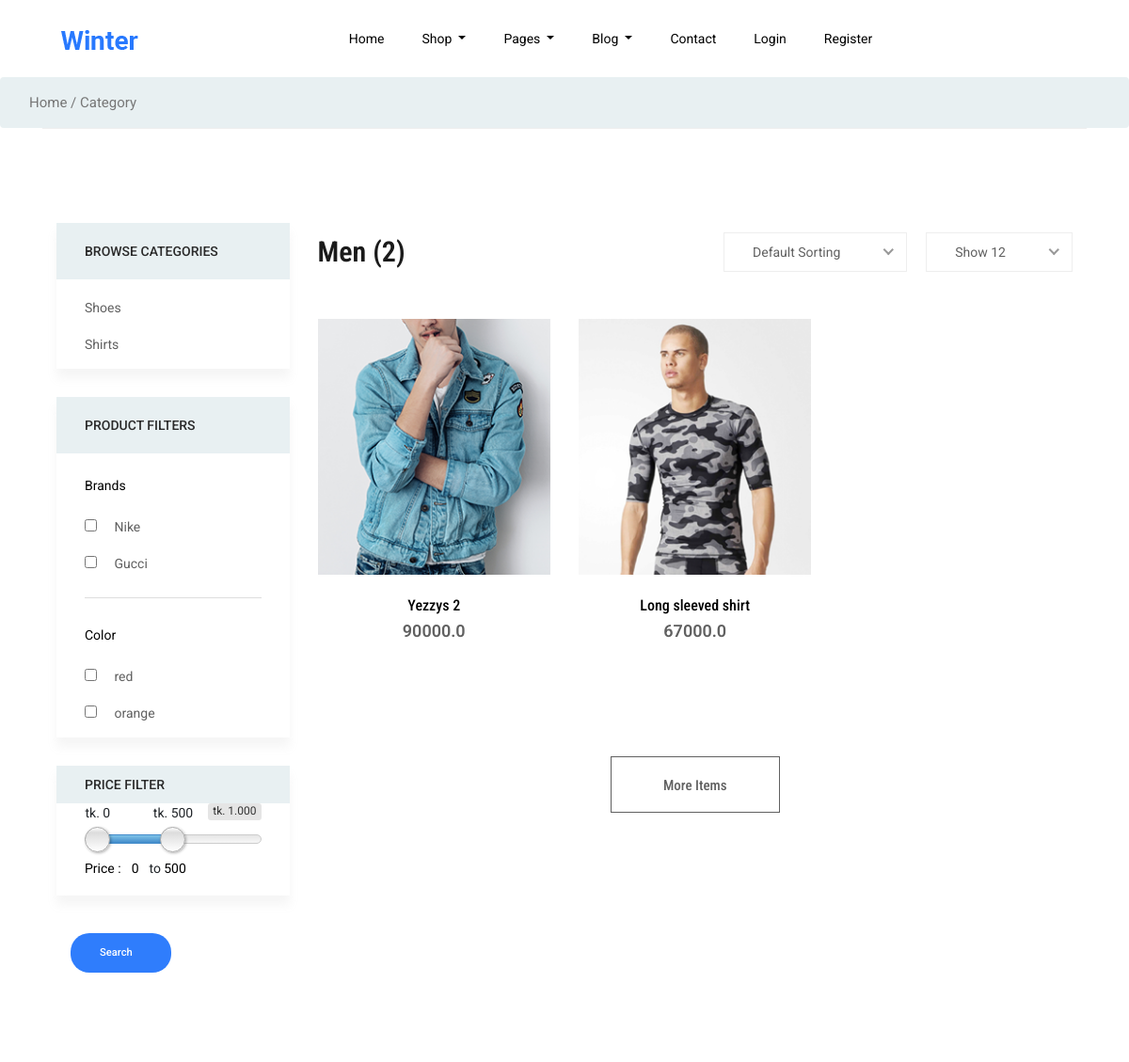
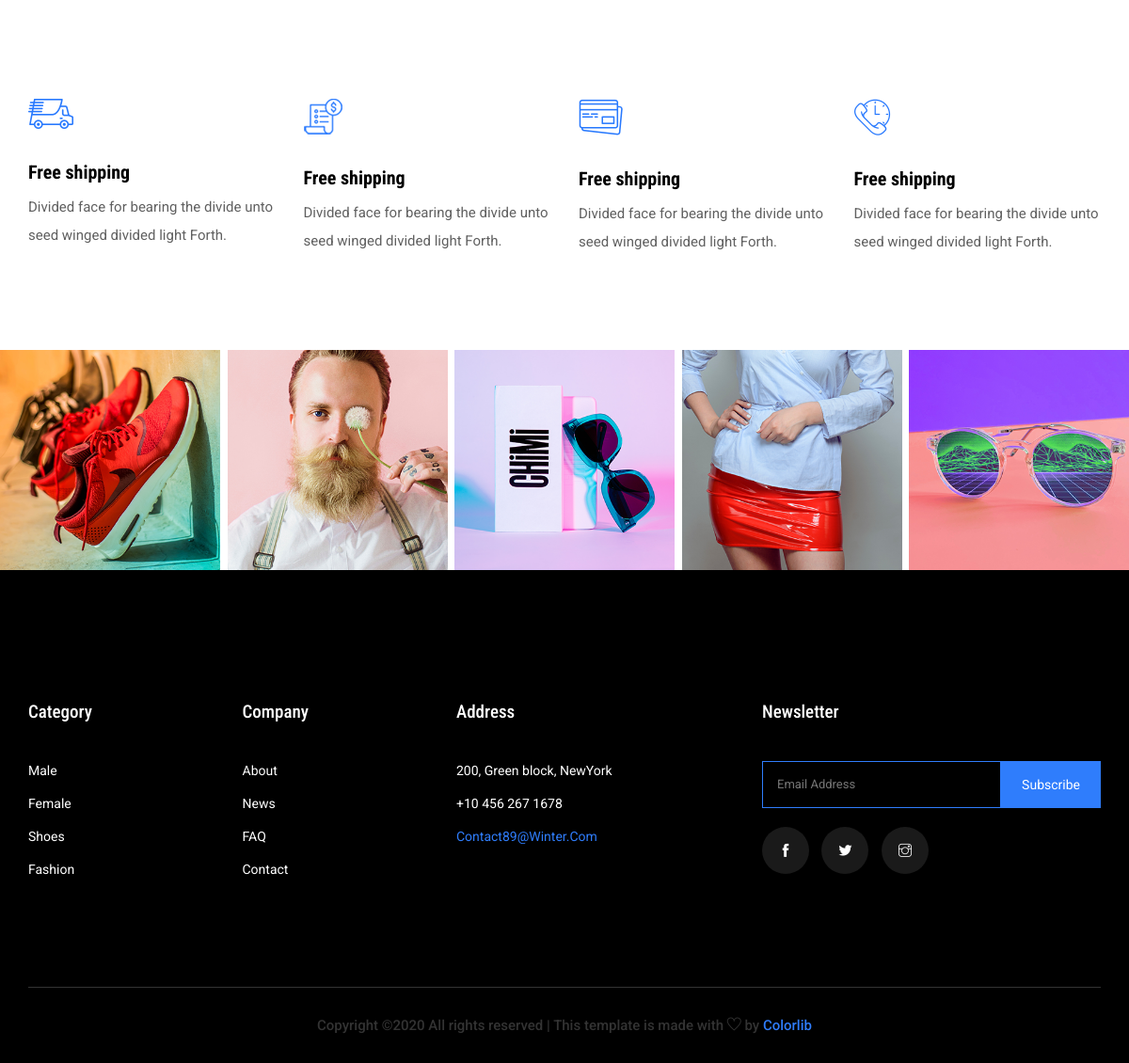
Screenshot of /shop-male/ with the database file from the repository (2 pictures, top to bottom).
### shop/models.py (models this page shows, shortened)
class Item(models.Model):
    brand = models.CharField(max_length=100)
    name = models.CharField(max_length=100)
    price = models.FloatField()
    quantity = models.IntegerField()
    color = models.CharField(max_length=100)
    date_posted = models.DateTimeField(default=timezone.now)
    description = models.TextField(default="Description of the item")
    discount_price = models.FloatField(blank = 'True', null = 'True')
    Gender = (
        ('M', 'Male'),
        ('F', 'Female'),
        ('MF', 'Male and Female')
)
    gender = models.CharField(default='M',max_length=2, choices = Gender)
    Stuff = (
        ('S','Shoes'),
        ('H','Shirts'),
        ('I','Shorts'),
        ('T','Trousers'),
        ('P','Pyjamas')
    )
    category = models.CharField(default='Pick a category',max_length=20, choices = Stuff)
    image1 = models.ImageField(default='default.jpeg', upload_to='product_pics')
    image2 = models.ImageField(default='default.jpeg', upload_to='product_pics')
    image3 = models.ImageField(default='default.jpeg', upload_to='product_pics')
    image4 = models.ImageField(default='default.jpeg', upload_to='product_pics')
    slug = models.SlugField()
    def get_add_to_cart(self):
        return reverse("add-to-cart", kwargs={
           'slug':self.slug
        })

### shop/views.py (the view)
# urls.py: path('shop-male/', shop_views.men, name='shop-male'),
def men(request):
    qs = Item.objects.filter(gender = 'M')
    context = {
        'items' : Item.objects.filter(gender = 'M'),
        'name' : 'Men'
    }
    return render(request, 'shop/category.html', context)

### shop/templatetags/category_template_tags.py (called while the page is built)
@register.filter
def gender_male_count(user):
    qs = Item.objects.filter(gender='M')
    return qs.count()

### shop/templates/shop/category.html (shortened to what this page needs)
{% extends "shop/base.html" %}
{% load static %}
{% load category_template_tags %}
{% block content %}
<body class="bg-white">
    <section class="breadcrumb breadcrumb_bg">
        <div class="container">
            <div class="row justify-content-center">
                <div class="col-lg-12">
                    <div class="breadcrumb_iner">
                        <div class="breadcrumb_iner_item">
                            <p>Home / Category</p>
                        </div>
                    </div>
                </div>
            </div>
        </div>
    </section>
    <section class="cat_product_area section_padding border_top">
        <div class="container">
            <div class="row">
                <div class="col-lg-3">
                    <form method="post" action="">
                    <div class="left_sidebar_area">
                        {% if name != "Shoes" %}
                        <aside class="left_widgets p_filter_widgets sidebar_box_shadow">
                            <div class="l_w_title">
                                <h3>Browse Categories</h3>
                            </div>
                            <div class="widgets_inner">
                                <ul class="list">
                                    {% for item in items %}
                                    <li>
                                        <a href="#">{{ item.get_category_display }}</a>
                                    </li>
                                    {% endfor %}
                                </ul>
                            </div>
                        </aside>
                        {% endif %}
                        <aside class="left_widgets p_filter_widgets sidebar_box_shadow">
                            <div class="l_w_title">
                                <h3>Product filters</h3>
                            </div>
                            <div class="widgets_inner">
                                <ul class="list">
                                    <p>Brands</p>
                                     {% for item in items %}
                                    <li>
                                        <input type="checkbox" value="{{ item.brand }}" aria-label="Radio button for following text input">
                                        <a href="#">{{ item.brand }}</a>
                                    </li>
                                    {% endfor %}
                                </ul>
                                <ul class="list">
                                    <p>color</p>
                                    {% for item in items %}
                                    <li>
                                        <input type="checkbox" value="{{ item.color }}" aria-label="Radio button for following text input">
                                        <a href="#">{{ item.color }}</a>
                                    </li>
                                    {% endfor %}
                                </ul>
                            </div>
                        </aside>
                        <aside class="left_widgets p_filter_widgets price_rangs_aside sidebar_box_shadow">
                            <div class="l_w_title">
                                <h3>Price Filter</h3>
                            </div>
                            <div class="widgets_inner">
                                <div class="range_item">
                                    <input type="text" class="js-range-slider" value="" />
                                    <div class="d-flex align-items-center">
                                        <div class="price_text">
                                            <p>Price :</p>
                                        </div>
                                        <div class="price_value d-flex justify-content-center">
                                            <input type="text" class="js-input-from" id="amount" readonly />
                                            <span>to</span>
                                            <input type="text" class="js-input-to" id="amount" readonly />
                                        </div>
                                    </div>
                                </div>
                            </div>
                        </aside>
                        <div class="container box_1170 border-top-generic">
                        <div class="button-group-area mt-40">
				<a href="#" class="genric-btn primary circle arrow" type="submit" >Search</a>
                </div>
                    </div>
                        </div>
                    </form>
                </div>
                <div class="col-lg-9">
                    <div class="row">
                        <div class="col-lg-12">
                            <div class="product_top_bar d-flex justify-content-between align-items-center">
                                <div class="single_product_menu product_bar_item">
                                    {% if name == 'Men' %}
                                    <h2>{{ name }} ({{ request|gender_male_count }}) </h2>
                                    {% elif name == 'Women' %}
                                    <h2>{{ name }} ({{ request|gender_female_count }}) </h2>
                                    {% elif name == 'Shoes' %}
                                    <h2>{{ name }} ({{ request|shoe_count }}) </h2>
                                    {% else %}
                                    <h2>All (12)</h2>
                                    {% endif %}
                                </div>
                                <div class="product_top_bar_iner product_bar_item d-flex">
                                    <div class="product_bar_single">
                                    </div>
                                    <div class="product_bar_single">
                                    </div>
                                </div>
                            </div>
                        </div>
                        {% for item in items %}
                        <div class="col-lg-4 col-sm-6">
                            <form method="get">
                            <div class="single_category_product">
                                <div class="single_category_img">
                                    <img src="{{ item.image1.url }}" alt="">
                                    <div class="category_product_text">
                                        <a href="single-product.html"><h5 name='item_name' value='{{ item.name }}'>{{ item.name }}</h5></a>
                                        <p name='item_price'>{{ item.price }}</p>
                                    </div>
                                </div>
                            </div>
                           </form>
                        </div>
                    {% endfor %}
                        <div class="col-lg-12 text-center">
                            <a href="#" class="btn_2">More Items</a>
                        </div>
                    </div>
                </div>
            </div>
        </div>
    </section>
</body>
{% endblock content %}

### shop/static/shop/css/price_rangs.css (style rules this page uses)
.irs-hidden-input { position: absolute !important; display: block !important; top: 0 !important; left: 0 !important; width: 0 !important; height: 0 !important; font-size: 0 !important; line-height: 0 !important; padding: 0 !important; margin: 0 !important; outline: none !important; z-index: -9999 !important; background: none !important; border-style: solid !important; border-color: transparent !important; }

### rows the page displays
Item: category "Shoes", brand "Nike", color "red", image1 (picture), name "Yezzys 2", price "90000.0"
Item: category "Shirts", brand "Gucci", color "orange", image1 (picture), name "Long sleeved shirt", price "67000.0"

### other values shown
{{ name }} "Men"
{{ request|gender_male_count }} "2"
